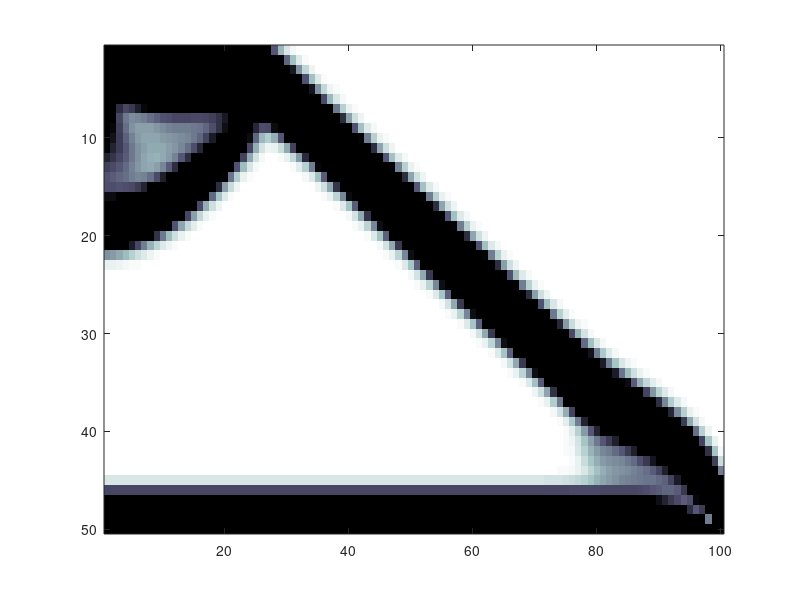

Reproduce this figure in MATLAB.
% This is a test of Vladmir Uskov's '99-line code' modification from Mathworks File Exchange.
% Changes to original script: windowing/housekeeping only

clear; clc; close all;  colormap(bone);

nelx     =  100;     nely  = 50;  eps0    = 1e-3;   nu = .3;    % Options
volfrac  =   .3;     rs    =  2;  eta     =   .2; 
nloop    =  100;     penal =  3;  etamax  =    1;                               

F        = sparse(2,1,-1,2*(1+nelx)*(1+nely),1);               
fixeddof = union(1:2:2*(nely+1), 2*(1+nelx)*(1+nely));          

nel      =  nelx*nely;                                          % Setup
nnodes   = (1+nelx)*(1+nely);     
ndof     = 2*nnodes;  
freedof  = setdiff(1:ndof, fixeddof);                    
nodenrs  = reshape(1:nnodes, 1 + nely, 1 + nelx);
edofVec  = reshape(2*nodenrs(1:end-1, 1:end-1)+1, [], 1);
edofMat  = repmat(edofVec,1,8) + ...
           repmat([0, 1, 2*nely + [2 3 0 1], -2, -1], nel, 1);    
iK       = reshape(kron(edofMat,ones(8,1))',[],1);
jK       = reshape(kron(edofMat,ones(1,8))',[],1);

U  = zeros(ndof,1);             x    = repmat(volfrac,nel,1);             
lm = 0;                         reta = (etamax/eta)^(1/nloop);  
                                                                                     
a  = [12 3 -6 3 0 -6 -3 -3];    i1   = [1 2 3 8; 2 1 4 5; 3 4 1 7; 8 5 7 1];  
b  = [-4 3 -2 -9 4 2 -3 9];     i2   = [6 7 5 4; 7 6 8 3; 5 8 6 2; 4 3 2 6];
k  = (a+nu*b)/(24*(1-nu^2));    KE   = k([i1 i2; i2 i1]);    

for loop = 1:nloop                                              % Loop
	x = imgaussfilt(reshape(x,nely,nelx),rs);            	% -- filter	
    	x = x(:); y = x.^penal; y(y < eps0*volfrac) = 0;                    
                                                             	% -- solve
    	K    = sparse(iK,jK,KE(:)*y'); 	d         = diag(K);                           
	skip = find(d == 0);      	remain    = setdiff(freedof,skip);         
	K    = K(remain,remain);        U(remain) = (K+K')\F(remain)*2;            
    	ue   = U(edofMat);              ce        = max(0,y.*sum(ue*KE.*ue,2));     
	x    = x.*(ce.^eta);            xNew      = @(a) min(1,x*exp(a));
	
    	delta = @(a) sum(xNew(a))-volfrac*nel;                	% -- oc
    	lm    = fzero(delta,lm);
	x     = xNew(lm);              
    	eta   = min(etamax,eta*reta);               
	imagesc(reshape(1-x,nely,nelx));  drawnow;      	% -- draw
end
